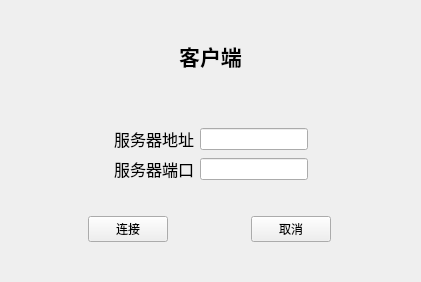
<?xml version="1.0" encoding="UTF-8"?>
<ui version="4.0">
 <class>Widget</class>
 <widget class="QWidget" name="Widget">
  <property name="geometry">
   <rect>
    <x>0</x>
    <y>0</y>
    <width>421</width>
    <height>282</height>
   </rect>
  </property>
  <property name="windowTitle">
   <string>Widget</string>
  </property>
  <layout class="QVBoxLayout" name="verticalLayout_3">
   <item>
    <layout class="QVBoxLayout" name="verticalLayout">
     <item>
      <spacer name="verticalSpacer_4">
       <property name="orientation">
        <enum>Qt::Orientation::Vertical</enum>
       </property>
       <property name="sizeHint" stdset="0">
        <size>
         <width>20</width>
         <height>40</height>
        </size>
       </property>
      </spacer>
     </item>
     <item>
      <widget class="QLabel" name="label">
       <property name="text">
        <string>&lt;html&gt;&lt;head/&gt;&lt;body&gt;&lt;p align=&quot;center&quot;&gt;&lt;span style=&quot; font-size:16pt; font-weight:700;&quot;&gt;客户端&lt;/span&gt;&lt;/p&gt;&lt;/body&gt;&lt;/html&gt;</string>
       </property>
      </widget>
     </item>
     <item>
      <spacer name="verticalSpacer_2">
       <property name="orientation">
        <enum>Qt::Orientation::Vertical</enum>
       </property>
       <property name="sizeType">
        <enum>QSizePolicy::Policy::Expanding</enum>
       </property>
       <property name="sizeHint" stdset="0">
        <size>
         <width>20</width>
         <height>60</height>
        </size>
       </property>
      </spacer>
     </item>
    </layout>
   </item>
   <item>
    <layout class="QHBoxLayout" name="horizontalLayout">
     <item>
      <spacer name="horizontalSpacer">
       <property name="orientation">
        <enum>Qt::Orientation::Horizontal</enum>
       </property>
       <property name="sizeHint" stdset="0">
        <size>
         <width>40</width>
         <height>20</height>
        </size>
       </property>
      </spacer>
     </item>
     <item>
      <widget class="QLabel" name="label_2">
       <property name="text">
        <string>&lt;html&gt;&lt;head/&gt;&lt;body&gt;&lt;p&gt;&lt;span style=&quot; font-size:12pt;&quot;&gt;服务器地址&lt;/span&gt;&lt;/p&gt;&lt;/body&gt;&lt;/html&gt;</string>
       </property>
      </widget>
     </item>
     <item>
      <widget class="QLineEdit" name="lineEdit_addr"/>
     </item>
     <item>
      <spacer name="horizontalSpacer_2">
       <property name="orientation">
        <enum>Qt::Orientation::Horizontal</enum>
       </property>
       <property name="sizeHint" stdset="0">
        <size>
         <width>40</width>
         <height>20</height>
        </size>
       </property>
      </spacer>
     </item>
    </layout>
   </item>
   <item>
    <layout class="QHBoxLayout" name="horizontalLayout_2">
     <item>
      <spacer name="horizontalSpacer_3">
       <property name="orientation">
        <enum>Qt::Orientation::Horizontal</enum>
       </property>
       <property name="sizeHint" stdset="0">
        <size>
         <width>40</width>
         <height>20</height>
        </size>
       </property>
      </spacer>
     </item>
     <item>
      <widget class="QLabel" name="label_3">
       <property name="text">
        <string>&lt;html&gt;&lt;head/&gt;&lt;body&gt;&lt;p&gt;&lt;span style=&quot; font-size:12pt;&quot;&gt;服务器端口&lt;/span&gt;&lt;/p&gt;&lt;/body&gt;&lt;/html&gt;</string>
       </property>
      </widget>
     </item>
     <item>
      <widget class="QLineEdit" name="lineEdit_port"/>
     </item>
     <item>
      <spacer name="horizontalSpacer_4">
       <property name="orientation">
        <enum>Qt::Orientation::Horizontal</enum>
       </property>
       <property name="sizeHint" stdset="0">
        <size>
         <width>40</width>
         <height>20</height>
        </size>
       </property>
      </spacer>
     </item>
    </layout>
   </item>
   <item>
    <layout class="QVBoxLayout" name="verticalLayout_2">
     <item>
      <spacer name="verticalSpacer_3">
       <property name="orientation">
        <enum>Qt::Orientation::Vertical</enum>
       </property>
       <property name="sizeHint" stdset="0">
        <size>
         <width>20</width>
         <height>40</height>
        </size>
       </property>
      </spacer>
     </item>
     <item>
      <layout class="QHBoxLayout" name="horizontalLayout_3">
       <item>
        <widget class="QPushButton" name="connect_btn">
         <property name="sizePolicy">
          <sizepolicy hsizetype="Maximum" vsizetype="Fixed">
           <horstretch>0</horstretch>
           <verstretch>0</verstretch>
          </sizepolicy>
         </property>
         <property name="text">
          <string>连接</string>
         </property>
        </widget>
       </item>
       <item>
        <widget class="QPushButton" name="cancel_btn">
         <property name="sizePolicy">
          <sizepolicy hsizetype="Maximum" vsizetype="Fixed">
           <horstretch>0</horstretch>
           <verstretch>0</verstretch>
          </sizepolicy>
         </property>
         <property name="text">
          <string>取消</string>
         </property>
        </widget>
       </item>
      </layout>
     </item>
     <item>
      <spacer name="verticalSpacer">
       <property name="orientation">
        <enum>Qt::Orientation::Vertical</enum>
       </property>
       <property name="sizeType">
        <enum>QSizePolicy::Policy::Preferred</enum>
       </property>
       <property name="sizeHint" stdset="0">
        <size>
         <width>20</width>
         <height>40</height>
        </size>
       </property>
      </spacer>
     </item>
    </layout>
   </item>
  </layout>
 </widget>
 <resources/>
 <connections/>
</ui>
